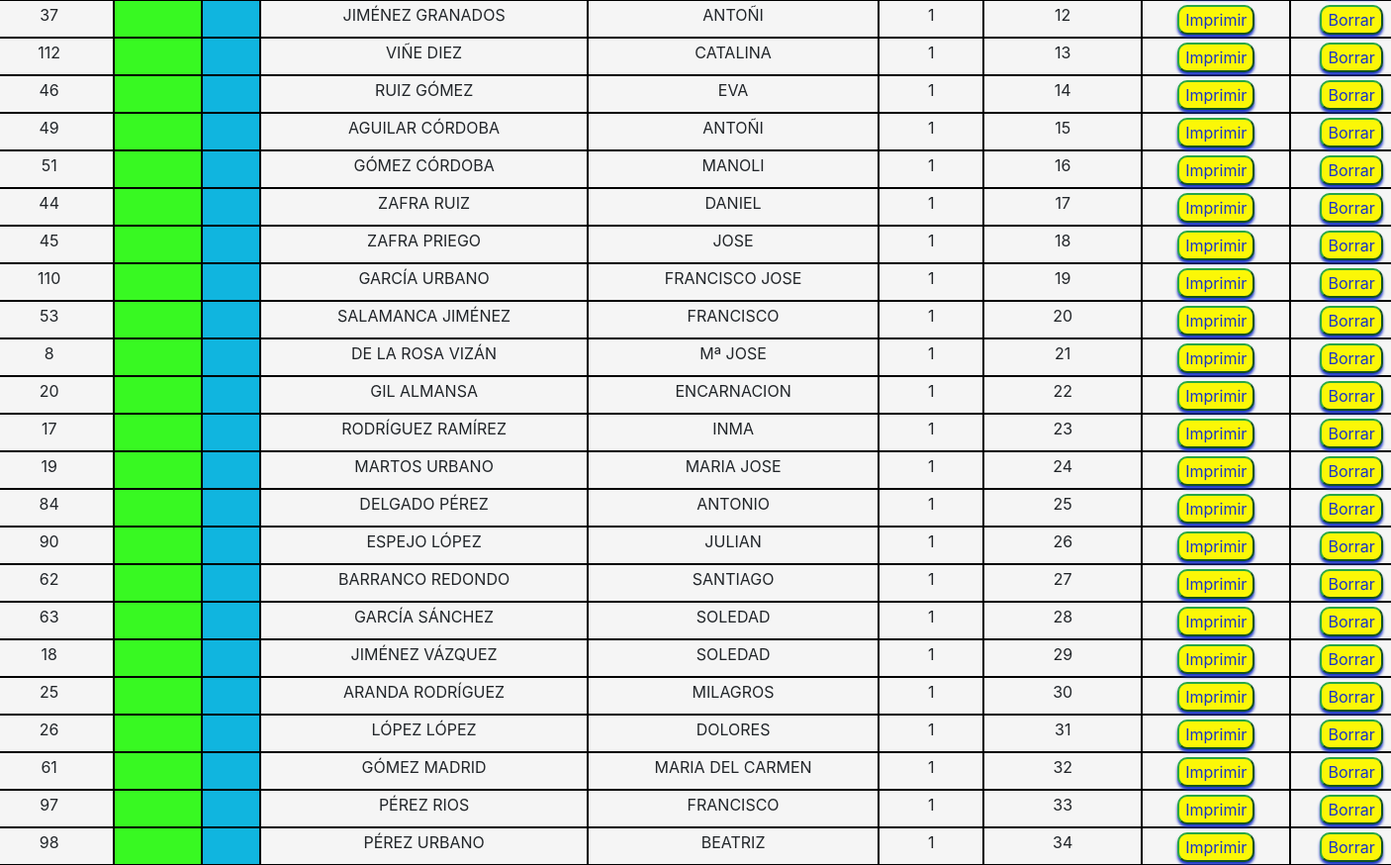
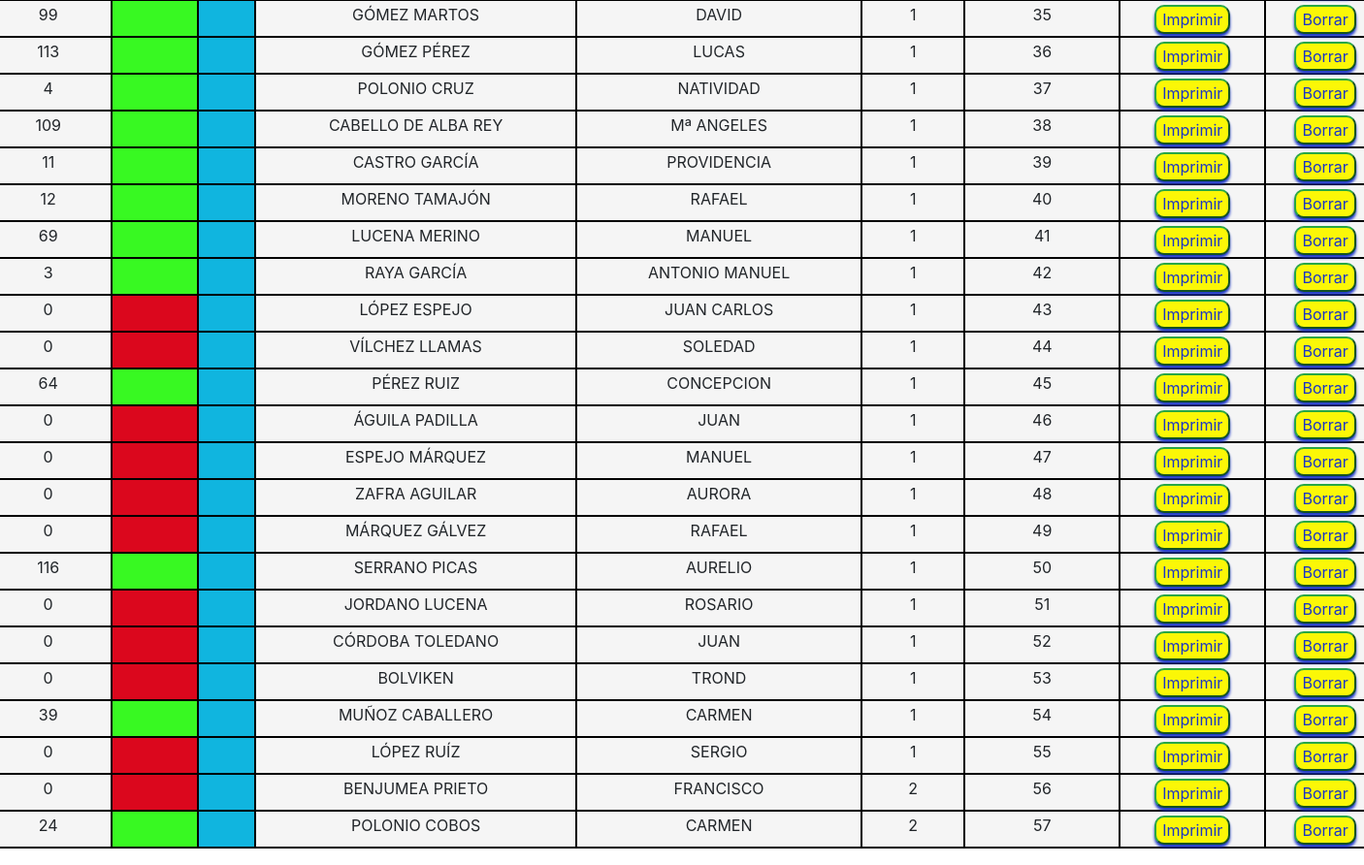
The app's page /socios/mostrarInscripcionSocio/17/ (lower part), older data (2 pictures, top to bottom).
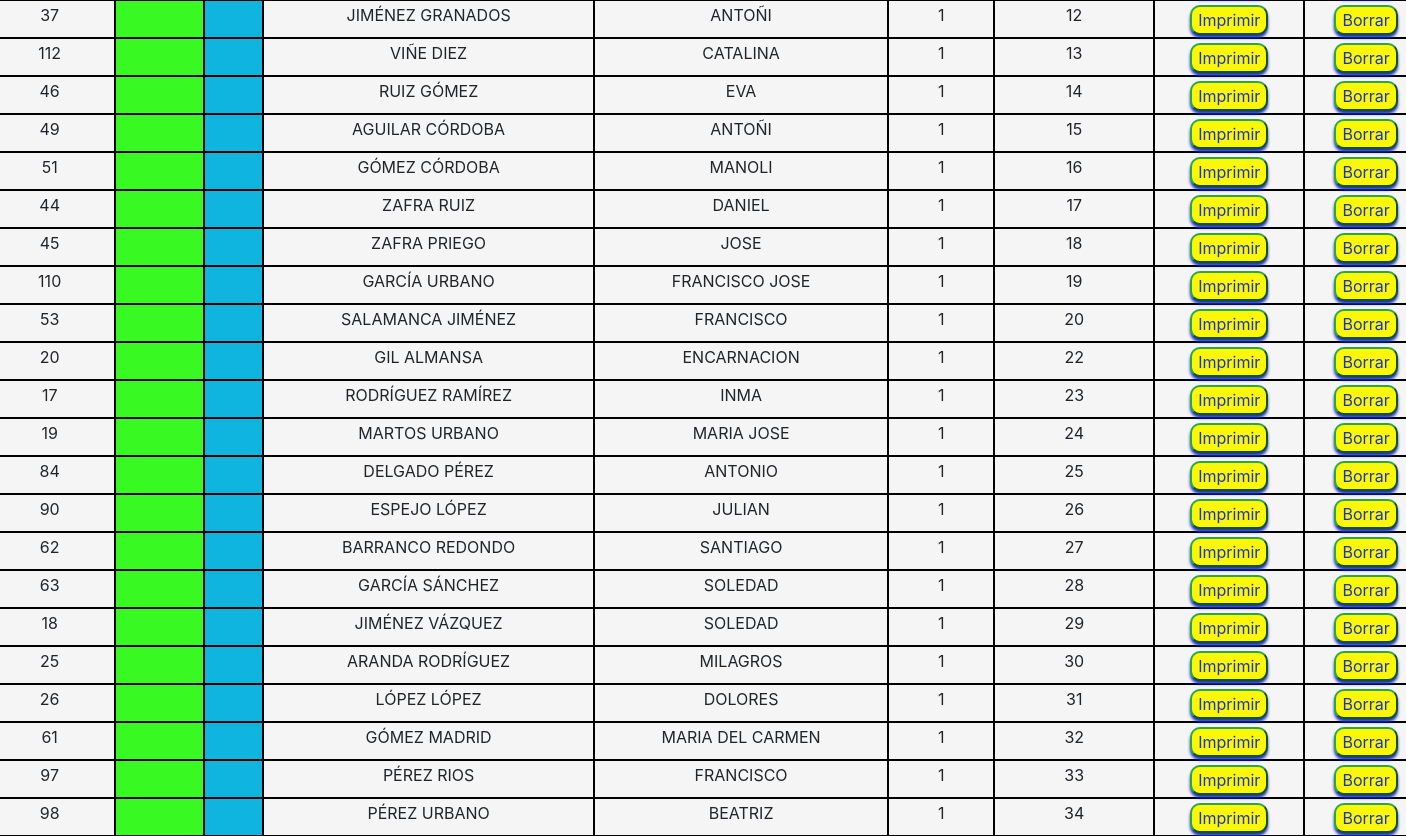
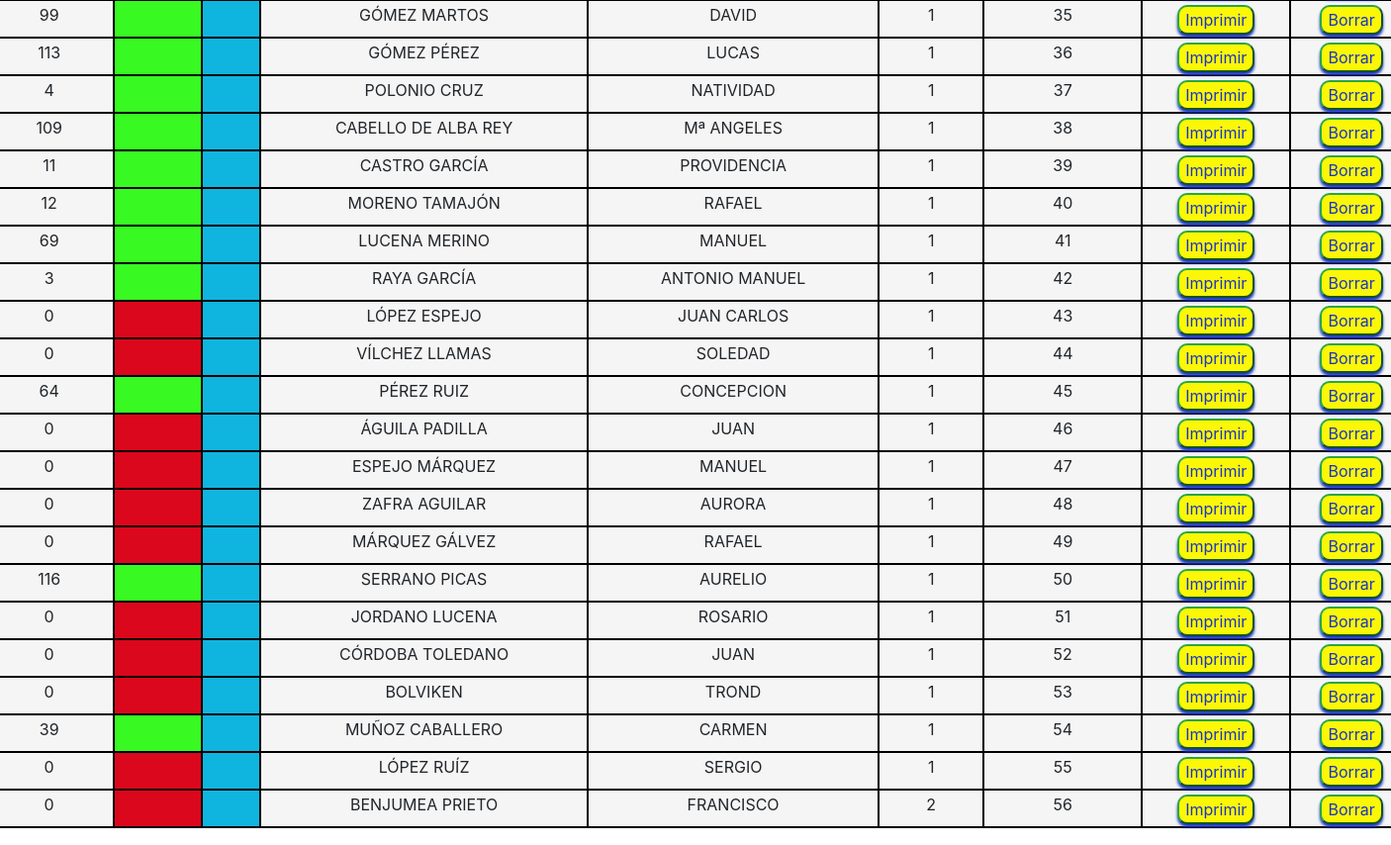
The same page, newer data (2 pictures, top to bottom).
### Socios/models.py (models this page shows, shortened)
class Inscripcion_Socio(models.Model):
    id = models.AutoField(primary_key=True)
    inscripcion = models.ForeignKey(Inscripciones, on_delete=models.CASCADE)
    socios = models.ForeignKey(Socios, on_delete=models.CASCADE)
    precio = models.PositiveIntegerField(default=0)
    numero_bus = models.PositiveIntegerField(validators=[MinValueValidator(1),MaxValueValidator(2)])
    asiento_bus = models.PositiveIntegerField(validators=[MinValueValidator(1),MaxValueValidator(110)])
    pago = models.BooleanField(default=False)
    guia = models.BooleanField(default=False)

class Socios(models.Model):
    id = models.AutoField(primary_key=True)
    numero_socio = models.IntegerField(default=0)
    nombre = models.CharField(max_length=30)
    apellidos = models.CharField(max_length=50)
    dni = models.CharField(max_length=20)
    fecha_nacimiento = models.CharField(max_length=16)
    telefono = models.CharField(max_length=20)
    codigo_postal = models.CharField(max_length=20, default=14550)
    ciudad = models.CharField(max_length=30, default="Montilla")
    provincia = models.CharField(max_length=35, default="Córdoba")
    socio = models.BooleanField(default=False)
    talla_camiseta = models.CharField(max_length=4, choices=TALLA, default=S)
    regalo = models.BooleanField(default=False)

### Socios/views.py (the view)
# urls.py: path('mostrarInscripcionSocio/<int:insid>/', listar_inscritos, name="Usuarios Inscritos"),
def listar_inscritos(request, insid):
    inscripcion = Inscripciones.objects.filter(id = insid).first()
    nombre = inscripcion.nombre
    inscripcion_socio = Inscripcion_Socio.objects.filter(inscripcion = inscripcion).order_by("asiento_bus")
    return render(request, 'socios/mostrarInscripcionSocio.html', {'entity': inscripcion_socio, "nombre":nombre})

### Socios/templates/socios/mostrarInscripcionSocio.html (shortened to what this page needs)
{% extends "jovenesAventureros/base.html" %}
{% load crispy_forms_tags %}
{% load static %}
{% block content %}
  <div class="overlap-groupRegister">
  <div class="contenedorFormularioSocio">
    <table class ="table" style="margin-left: -70px; margin-top: 0px;">
      <tbody>
        {% for ins in entity %}
          <tr>
            <td class="td">{{ ins.socios.numero_socio }}</td>
            {% if ins.socios.socio is False %}
              <td class="tdr"></td>
              {% else %}
              <td class="tdv"></td>
              {% endif %}
            {% if ins.pago is False %}
              <td class="tdb"></td>
              {% else %}
              <td class="tdv"></td>
              {% endif %}
            <td class="td">{{ ins.socios.apellidos }}</td>
            <td class="td">{{ ins.socios.nombre }}</td>
            <td class="td">{{ ins.numero_bus }}</td>
            <td class="td">{{ ins.asiento_bus }}</td>
            <td class="td">
              <button type="submit" class="btn2 btn-success" style="margin-top: 2px; background-color: #FBF707; border-radius: 10px; color: rgba(26, 53, 199, 1);"><a href="{% url 'Exportar Ticket V2' ins.inscripcion.id ins.socios.id%}" style="color: rgba(26, 53, 199, 1);">Imprimir</a></button>
            </td>
            <td class="td">
              <button type="submit" class="btn2 btn-success" style="margin-top: 2px; background-color: #FBF707; border-radius: 10px; color: rgba(26, 53, 199, 1);"><a href="{% url 'Eliminar Socio Inscripcion' ins.inscripcion.id ins.socios.id%}" style="color: rgba(26, 53, 199, 1);">Borrar</a></button>
            </td>
          </tr>
        {% endfor %}
      </tbody>
    </table>
  </div>
  </div>
{% endblock %}

Row changes from the older to the newer data that the page shows:
removed Inscripcion_Socio: socios.numero_socio "8", pago False (drawn), socios.apellidos "DE LA ROSA VIZÁN", socios.nombre "Mª JOSE", numero_bus "1", asiento_bus "21"
removed Inscripcion_Socio: socios.numero_socio "24", pago False (drawn), socios.apellidos "POLONIO COBOS", socios.nombre "CARMEN", numero_bus "2", asiento_bus "57"
